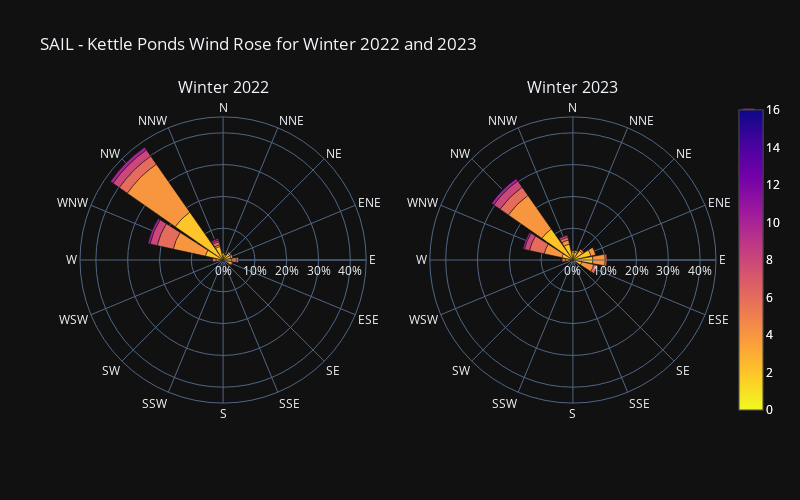

Write notebook code for a chart like this one.
### Markdown cell above
### SIde By Side Plot of Wind Roses

### Code cell
# Generate the above two plots side by side
fig = make_subplots(rows=1, cols=2, 
                    specs=[[{'type': 'polar'}]*2],
                    subplot_titles=('Winter 2022','Winter 2023'))
vals = (sail_met_gothic_daily_22['speed'].cat.codes +1)*2

fig.add_trace(
    go.Barpolar(
        r=sail_met_gothic_daily_22['frequency'].values,
        theta=sail_met_gothic_daily_22['direction'].values,
        marker_color=(vals), #marker_color is a function of radius
        marker_colorscale="Plasma_r", 
        marker_colorbar_thickness=24,
         marker_cmin=0, marker_cmax=16,
        name='2022',
        showlegend=False,
    ),
    row=1, col=1
)

vals = (sail_met_gothic_daily_23['speed'].cat.codes +1)*2
fig.add_trace(
    go.Barpolar(
        r=sail_met_gothic_daily_23['frequency'].values,
        theta=sail_met_gothic_daily_23['direction'].values,
        marker_color=(vals), #marker_color is a function of radius
        marker_colorscale="Plasma_r", 
        marker_colorbar_thickness=24,
        marker_cmin=0, marker_cmax=16,
        name='',
    ),
    row=1, col=2
)

axis_range = [0,45]
axis_tickvals = np.arange(0, 51, 10)
axis_ticktext = [f'{val}%' for val in axis_tickvals]
fig.update_layout(
    polar1=dict(
        radialaxis_tickfont_size=12,
         radialaxis_range=axis_range,
        radialaxis_tickvals=axis_tickvals,
        radialaxis_ticktext=axis_ticktext,
        angularaxis=dict(
            tickmode='array',
            rotation=90,
            direction='clockwise'
        )),
    polar2=dict(
        radialaxis_tickfont_size=12,
         radialaxis_range=axis_range,
        radialaxis_tickvals=axis_tickvals,
        radialaxis_ticktext=axis_ticktext,
        angularaxis=dict(
            tickmode='array',
            rotation=90,
            direction='clockwise'
        )),
        width=800,
        height=500,
        title=f'SAIL - {title} Wind Rose for Winter 2022 and 2023',
        template="plotly_dark",
        )

### Figure 1 — Plotly figure (JSON) as saved in the notebook; plotly's stock layout.template omitted (floating-point values rounded to 4 significant figures)
{"data": [{"marker": {"cmax": 16, "cmin": 0, "color": [2, 4, 6, 8, 10, 12, 14, 16, 2, 4, 6, 8, 10, 12, 14, 16, 2, 4, 6, 8, 10, 12, 14, 16, 2, 4, 6, 8, 10, 12, 14, 16, 2, 4, 6, 8, 10, 12, 14, 16, 2, 4, 6, 8, 10, 12, 14, 16, 2, 4, 6, 8, 10, 12, 14, 16, 2, 4, 6, 8, 10, 12, 14, 16, 2, 4, 6, 8, 10, 12, 14, 16, 2, 4, 6, 8, 10, 12, 14, 16, 2, 4, 6, 8, 10, 12, 14, 16, 2, 4, 6, 8, 10, 12, 14, 16, 2, 4, 6, 8, 10, 12, 14, 16, 2, 4, 6, 8, 10, 12, 14, 16, 2, 4, 6, 8, 10, 12, 14, 16, 2, 4, 6, 8, 10, 12, 14, 16], "colorbar": {"thickness": 24}, "colorscale": [[0, "#f0f921"], [0.1111, "#fdca26"], [0.2222, "#fb9f3a"], [0.3333, "#ed7953"], [0.4444, "#d8576b"], [0.5556, "#bd3786"], [0.6667, "#9c179e"], [0.7778, "#7201a8"], [0.8889, "#46039f"], [1, "#0d0887"]]}, "name": "2022", "r": [2.203, 0.1537, 0.1537, 0.2049, 0, 0, 0, 0, 1.742, 0.1025, 0, 0, 0, 0, 0, 0, 2.51, 0.5123, 0, 0, 0, 0, 0, 0, 2.51, 0.666, 0, 0.1025, 0, 0, 0, 0, 2.664, 1.486, 0.7684, 0.05123, 0, 0, 0, 0, 1.383, 1.639, 0.2561, 0.05123, 0, 0, 0, 0, 0.3586, 0.1537, 0.1025, 0.05123, 0, 0, 0, 0, 0.3586, 0, 0, 0, 0, 0, 0, 0, 0.3074, 0.05123, 0, 0, 0, 0, 0, 0, 0.3586, 0.1025, 0, 0, 0, 0, 0, 0, 0.2049, 0, 0, 0, 0, 0, 0, 0, 0.3074, 0.3586, 0.1537, 0.05123, 0, 0, 0, 0, 0.5635, 1.691, 1.076, 0.1537, 0, 0, 0, 0, 5.686, 10.35, 5.174, 2.305, 0.666, 0, 0, 0, 18.34, 18.39, 3.074, 2.408, 0.9734, 0, 0, 0, 4.355, 0.5635, 0.9734, 0.5635, 0.5635, 0.05123, 0, 0], "showlegend": false, "subplot": "polar", "theta": ["N", "N", "N", "N", "N", "N", "N", "N", "NNE", "NNE", "NNE", "NNE", "NNE", "NNE", "NNE", "NNE", "NE", "NE", "NE", "NE", "NE", "NE", "NE", "NE", "ENE", "ENE", "ENE", "ENE", "ENE", "ENE", "ENE", "ENE", "E", "E", "E", "E", "E", "E", "E", "E", "ESE", "ESE", "ESE", "ESE", "ESE", "ESE", "ESE", "ESE", "SE", "SE", "SE", "SE", "SE", "SE", "SE", "SE", "SSE", "SSE", "SSE", "SSE", "SSE", "SSE", "SSE", "SSE", "S", "S", "S", "S", "S", "S", "S", "S", "SSW", "SSW", "SSW", "SSW", "SSW", "SSW", "SSW", "SSW", "SW", "SW", "SW", "SW", "SW", "SW", "SW", "SW", "WSW", "WSW", "WSW", "WSW", "WSW", "WSW", "WSW", "WSW", "W", "W", "W", "W", "W", "W", "W", "W", "WNW", "WNW", "WNW", "WNW", "WNW", "WNW", "WNW", "WNW", "NW", "NW", "NW", "NW", "NW", "NW", "NW", "NW", "NNW", "NNW", "NNW", "NNW", "NNW", "NNW", "NNW", "NNW"], "type": "barpolar"}, {"marker": {"cmax": 16, "cmin": 0, "color": [2, 4, 6, 8, 10, 12, 14, 16, 2, 4, 6, 8, 10, 12, 14, 16, 2, 4, 6, 8, 10, 12, 14, 16, 2, 4, 6, 8, 10, 12, 14, 16, 2, 4, 6, 8, 10, 12, 14, 16, 2, 4, 6, 8, 10, 12, 14, 16, 2, 4, 6, 8, 10, 12, 14, 16, 2, 4, 6, 8, 10, 12, 14, 16, 2, 4, 6, 8, 10, 12, 14, 16, 2, 4, 6, 8, 10, 12, 14, 16, 2, 4, 6, 8, 10, 12, 14, 16, 2, 4, 6, 8, 10, 12, 14, 16, 2, 4, 6, 8, 10, 12, 14, 16, 2, 4, 6, 8, 10, 12, 14, 16, 2, 4, 6, 8, 10, 12, 14, 16, 2, 4, 6, 8, 10, 12, 14, 16], "colorbar": {"thickness": 24}, "colorscale": [[0, "#f0f921"], [0.1111, "#fdca26"], [0.2222, "#fb9f3a"], [0.3333, "#ed7953"], [0.4444, "#d8576b"], [0.5556, "#bd3786"], [0.6667, "#9c179e"], [0.7778, "#7201a8"], [0.8889, "#46039f"], [1, "#0d0887"]]}, "name": "", "r": [2.526, 0.4758, 0.1464, 0, 0, 0, 0, 0, 2.489, 0.6223, 0.1464, 0, 0, 0, 0, 0, 3.587, 0.6223, 0.07321, 0, 0, 0, 0, 0, 5.783, 1.574, 0.1098, 0, 0, 0, 0, 0, 6.296, 3.88, 0.549, 0, 0, 0, 0, 0, 2.855, 3.843, 1.171, 0.2562, 0.0366, 0, 0, 0, 0.4392, 0.6955, 0.366, 0.07321, 0, 0, 0, 0, 0.07321, 0.07321, 0.1098, 0.1098, 0, 0, 0, 0, 0.1098, 0, 0, 0, 0, 0, 0, 0, 0.1098, 0, 0, 0, 0, 0, 0, 0, 0.1464, 0.1098, 0.0366, 0.0366, 0, 0, 0, 0, 0.3294, 0.1098, 0.366, 0.07321, 0.0366, 0, 0, 0, 0.9517, 1.354, 1.135, 0.2196, 0.07321, 0, 0, 0, 3.551, 5.673, 4.758, 1.647, 0.5124, 0, 0, 0, 11.9, 12.85, 3.184, 2.379, 0.9151, 0.07321, 0.07321, 0.1464, 5.124, 1.318, 0.9151, 0.6589, 0.1464, 0, 0, 0], "subplot": "polar2", "theta": ["N", "N", "N", "N", "N", "N", "N", "N", "NNE", "NNE", "NNE", "NNE", "NNE", "NNE", "NNE", "NNE", "NE", "NE", "NE", "NE", "NE", "NE", "NE", "NE", "ENE", "ENE", "ENE", "ENE", "ENE", "ENE", "ENE", "ENE", "E", "E", "E", "E", "E", "E", "E", "E", "ESE", "ESE", "ESE", "ESE", "ESE", "ESE", "ESE", "ESE", "SE", "SE", "SE", "SE", "SE", "SE", "SE", "SE", "SSE", "SSE", "SSE", "SSE", "SSE", "SSE", "SSE", "SSE", "S", "S", "S", "S", "S", "S", "S", "S", "SSW", "SSW", "SSW", "SSW", "SSW", "SSW", "SSW", "SSW", "SW", "SW", "SW", "SW", "SW", "SW", "SW", "SW", "WSW", "WSW", "WSW", "WSW", "WSW", "WSW", "WSW", "WSW", "W", "W", "W", "W", "W", "W", "W", "W", "WNW", "WNW", "WNW", "WNW", "WNW", "WNW", "WNW", "WNW", "NW", "NW", "NW", "NW", "NW", "NW", "NW", "NW", "NNW", "NNW", "NNW", "NNW", "NNW", "NNW", "NNW", "NNW"], "type": "barpolar"}], "layout": {"annotations": [{"font": {"size": 16}, "showarrow": false, "text": "Winter 2022", "x": 0.225, "xanchor": "center", "xref": "paper", "y": 1, "yanchor": "bottom", "yref": "paper"}, {"font": {"size": 16}, "showarrow": false, "text": "Winter 2023", "x": 0.775, "xanchor": "center", "xref": "paper", "y": 1, "yanchor": "bottom", "yref": "paper"}], "height": 500, "polar": {"angularaxis": {"direction": "clockwise", "rotation": 90, "tickmode": "array"}, "domain": {"x": [0, 0.45], "y": [0, 1]}, "radialaxis": {"range": [0, 45], "tickfont": {"size": 12}, "ticktext": ["0%", "10%", "20%", "30%", "40%", "50%"], "tickvals": [0, 10, 20, 30, 40, 50]}}, "polar2": {"angularaxis": {"direction": "clockwise", "rotation": 90, "tickmode": "array"}, "domain": {"x": [0.55, 1], "y": [0, 1]}, "radialaxis": {"range": [0, 45], "tickfont": {"size": 12}, "ticktext": ["0%", "10%", "20%", "30%", "40%", "50%"], "tickvals": [0, 10, 20, 30, 40, 50]}}, "title": {"text": "SAIL - Kettle Ponds Wind Rose for Winter 2022 and 2023"}, "width": 800}}
